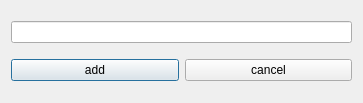
<?xml version="1.0" encoding="UTF-8"?>
<ui version="4.0">
 <class>addUrlDialog</class>
 <widget class="QDialog" name="addUrlDialog">
  <property name="geometry">
   <rect>
    <x>0</x>
    <y>0</y>
    <width>363</width>
    <height>103</height>
   </rect>
  </property>
  <property name="windowTitle">
   <string>Dialog</string>
  </property>
  <layout class="QVBoxLayout" name="verticalLayout">
   <item>
    <widget class="QLineEdit" name="lineEdit"/>
   </item>
   <item>
    <layout class="QHBoxLayout" name="horizontalLayout">
     <item>
      <widget class="QPushButton" name="addBtn">
       <property name="text">
        <string>add</string>
       </property>
      </widget>
     </item>
     <item>
      <widget class="QPushButton" name="cancelBtn">
       <property name="text">
        <string>cancel</string>
       </property>
      </widget>
     </item>
    </layout>
   </item>
  </layout>
 </widget>
 <resources/>
 <connections/>
</ui>
